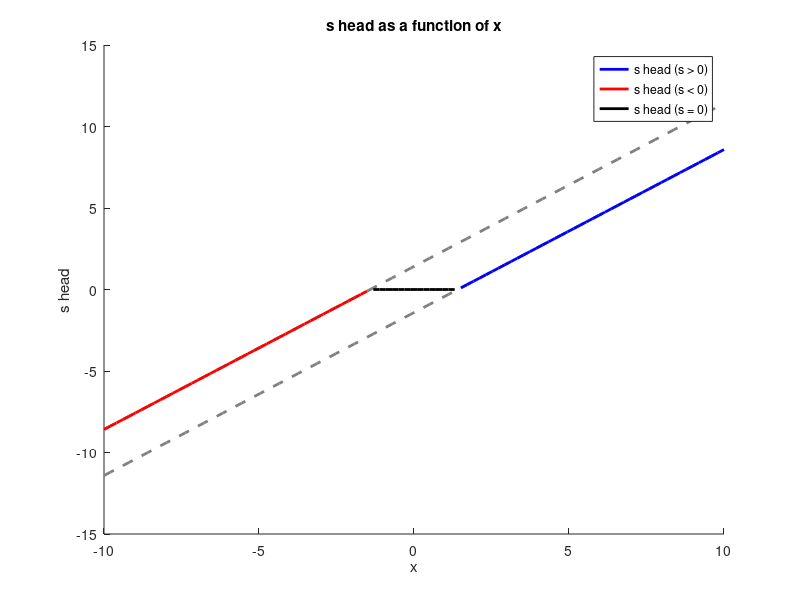

MATLAB code for this plot: (Note: this script raises an error after producing the figure.)
%% 1.3 (ii)
% Plot s head as a function of x
x_all = linspace(-10, 10, 100);
sigma = 1;
s_head_pos = x_all - sqrt(2)*sigma^2; % when s>0
s_head_neg = x_all + sqrt(2)*sigma^2; % when s<0

% plot
figure;
hold on;
% s_head when s>0, blue
plot(x_all, s_head_pos, '--','color' , ones(1,3)*.5, 'LineWidth', 2,'HandleVisibility', 'off');
plot(x_all(s_head_pos>0), s_head_pos(s_head_pos>0), '-','color' , [0,0,1], 'LineWidth', 2);
% s_head when s<0, red
plot(x_all, s_head_neg, '--','color' , ones(1,3)*.5, 'LineWidth', 2, 'handleVisibility', 'off');
plot(x_all(s_head_neg<0), s_head_neg(s_head_neg<0), '-','color' , [1,0,0], 'LineWidth', 2);
% s_head when s=0, black
ind0 = (x_all<=sqrt(2)*sigma^2) & (x_all>=-sqrt(2)*sigma^2);
plot(x_all(ind0), zeros(size(x_all(ind0))), 'k', 'LineWidth', 2);
xlabel('x');
ylabel('s head');
title('s head as a function of x');
legend('s head (s > 0)', 's head (s < 0)', 's head (s = 0)');
% plot x=0 and y=0 as grey solid lines
yline(0, '-', 'color', ones(1,3)*.3, 'LineWidth', 1, 'HandleVisibility', 'off');
xline(0, '-', 'color', ones(1,3)*.3, 'LineWidth', 1, 'HandleVisibility', 'off');
grid on;
hold off;
